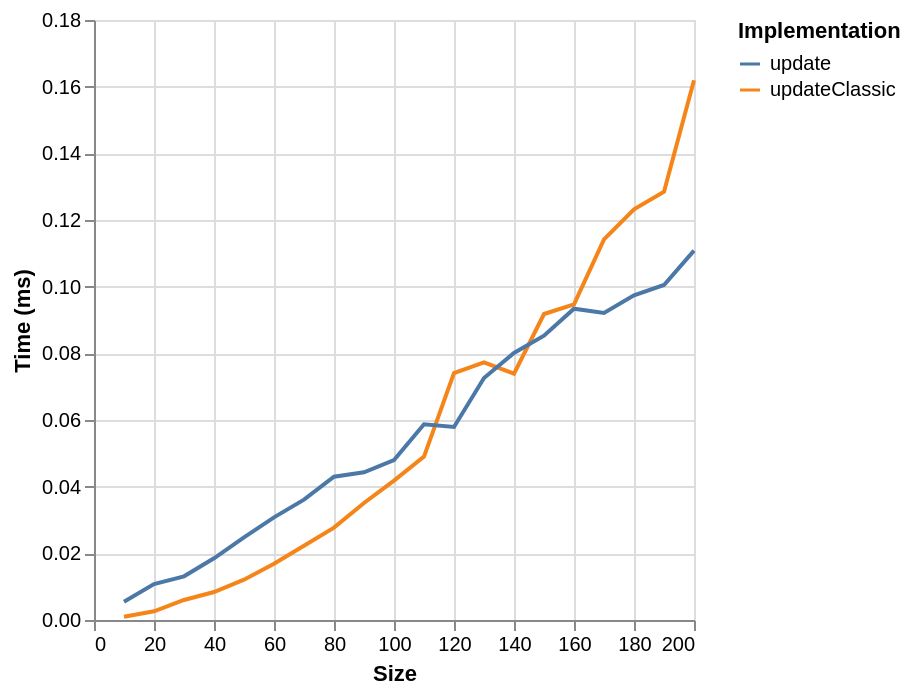

Express this chart as Vega-Lite.
### Vega-Lite specification from a JSON file in a GitHub repository (floating-point values rounded to 4 significant figures)
{"$schema": "https://vega.github.io/schema/vega-lite/v6.json", "data": {"values": [{"ms": 0.001, "series": "updateClassic", "size": 10}, {"ms": 0.0026, "series": "updateClassic", "size": 20}, {"ms": 0.006, "series": "updateClassic", "size": 30}, {"ms": 0.0084, "series": "updateClassic", "size": 40}, {"ms": 0.0121, "series": "updateClassic", "size": 50}, {"ms": 0.0169, "series": "updateClassic", "size": 60}, {"ms": 0.0223, "series": "updateClassic", "size": 70}, {"ms": 0.0277, "series": "updateClassic", "size": 80}, {"ms": 0.0351, "series": "updateClassic", "size": 90}, {"ms": 0.0418, "series": "updateClassic", "size": 100}, {"ms": 0.049, "series": "updateClassic", "size": 110}, {"ms": 0.0741, "series": "updateClassic", "size": 120}, {"ms": 0.0773, "series": "updateClassic", "size": 130}, {"ms": 0.0739, "series": "updateClassic", "size": 140}, {"ms": 0.0918, "series": "updateClassic", "size": 150}, {"ms": 0.0947, "series": "updateClassic", "size": 160}, {"ms": 0.1142, "series": "updateClassic", "size": 170}, {"ms": 0.1232, "series": "updateClassic", "size": 180}, {"ms": 0.1285, "series": "updateClassic", "size": 190}, {"ms": 0.1619, "series": "updateClassic", "size": 200}, {"ms": 0.0055, "series": "update", "size": 10}, {"ms": 0.0108, "series": "update", "size": 20}, {"ms": 0.0131, "series": "update", "size": 30}, {"ms": 0.0185, "series": "update", "size": 40}, {"ms": 0.0248, "series": "update", "size": 50}, {"ms": 0.0308, "series": "update", "size": 60}, {"ms": 0.0361, "series": "update", "size": 70}, {"ms": 0.043, "series": "update", "size": 80}, {"ms": 0.0443, "series": "update", "size": 90}, {"ms": 0.048, "series": "update", "size": 100}, {"ms": 0.0587, "series": "update", "size": 110}, {"ms": 0.0579, "series": "update", "size": 120}, {"ms": 0.0726, "series": "update", "size": 130}, {"ms": 0.0801, "series": "update", "size": 140}, {"ms": 0.0853, "series": "update", "size": 150}, {"ms": 0.0934, "series": "update", "size": 160}, {"ms": 0.0921, "series": "update", "size": 170}, {"ms": 0.0974, "series": "update", "size": 180}, {"ms": 0.1005, "series": "update", "size": 190}, {"ms": 0.1108, "series": "update", "size": 200}]}, "encoding": {"color": {"field": "series", "legend": {"orient": "right", "symbolLimit": 30, "title": "Implementation"}, "type": "nominal"}, "x": {"field": "size", "title": "Size", "type": "quantitative"}, "y": {"field": "ms", "title": "Time (ms)", "type": "quantitative"}}, "mark": {"point": false, "type": "line"}}
